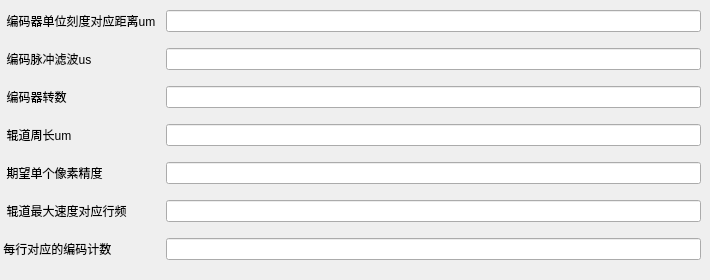
       <widget class="QWidget" name="EncoderParam">
        <attribute name="title">
         <string>编码器参数</string>
        </attribute>
        <widget class="QWidget" name="layoutWidget">
         <property name="geometry">
          <rect>
           <x>0</x>
           <y>0</y>
           <width>701</width>
           <height>271</height>
          </rect>
         </property>
         <layout class="QGridLayout" name="gridLayout_6">
          <item row="2" column="1">
           <widget class="QLineEdit" name="EncodeRevolutionLE"/>
          </item>
          <item row="4" column="1">
           <widget class="QLineEdit" name="ExpectSinglePixelAccuracyLE"/>
          </item>
          <item row="0" column="0">
           <widget class="QLabel" name="EncodeUnitToDistLB">
            <property name="minimumSize">
             <size>
              <width>160</width>
              <height>0</height>
             </size>
            </property>
            <property name="text">
             <string>  编码器单位刻度对应距离um</string>
            </property>
           </widget>
          </item>
          <item row="4" column="0">
           <widget class="QLabel" name="ExpectSinglePixelAccuracyLB">
            <property name="text">
             <string>  期望单个像素精度</string>
            </property>
           </widget>
          </item>
          <item row="2" column="0">
           <widget class="QLabel" name="EncodeRevolutionLB">
            <property name="text">
             <string>  编码器转数</string>
            </property>
           </widget>
          </item>
          <item row="3" column="0">
           <widget class="QLabel" name="RollerPerimeterUmLB">
            <property name="text">
             <string>  辊道周长um</string>
            </property>
           </widget>
          </item>
          <item row="6" column="0">
           <widget class="QLabel" name="EveryRowToEncodeCountLB">
            <property name="text">
             <string> 每行对应的编码计数</string>
            </property>
           </widget>
          </item>
          <item row="3" column="1">
           <widget class="QLineEdit" name="RollerPerimeterUmLE"/>
          </item>
          <item row="0" column="1">
           <widget class="QLineEdit" name="EncodeUnitToDistLE"/>
          </item>
          <item row="5" column="1">
           <widget class="QLineEdit" name="RollerMaxSpeedToRowCountLE"/>
          </item>
          <item row="6" column="1">
           <widget class="QLineEdit" name="EveryRowToEncodeCountLE"/>
          </item>
          <item row="5" column="0">
           <widget class="QLabel" name="RollerMaxSpeedToRowCountLB">
            <property name="text">
             <string>  辊道最大速度对应行频</string>
            </property>
           </widget>
          </item>
          <item row="1" column="1">
           <widget class="QLineEdit" name="EncodePulseFilterUsLE"/>
          </item>
          <item row="1" column="0">
           <widget class="QLabel" name="EncodePulseFilterUsLB">
            <property name="text">
             <string>  编码脉冲滤波us</string>
            </property>
           </widget>
          </item>
         </layout>
        </widget>
       </widget>
